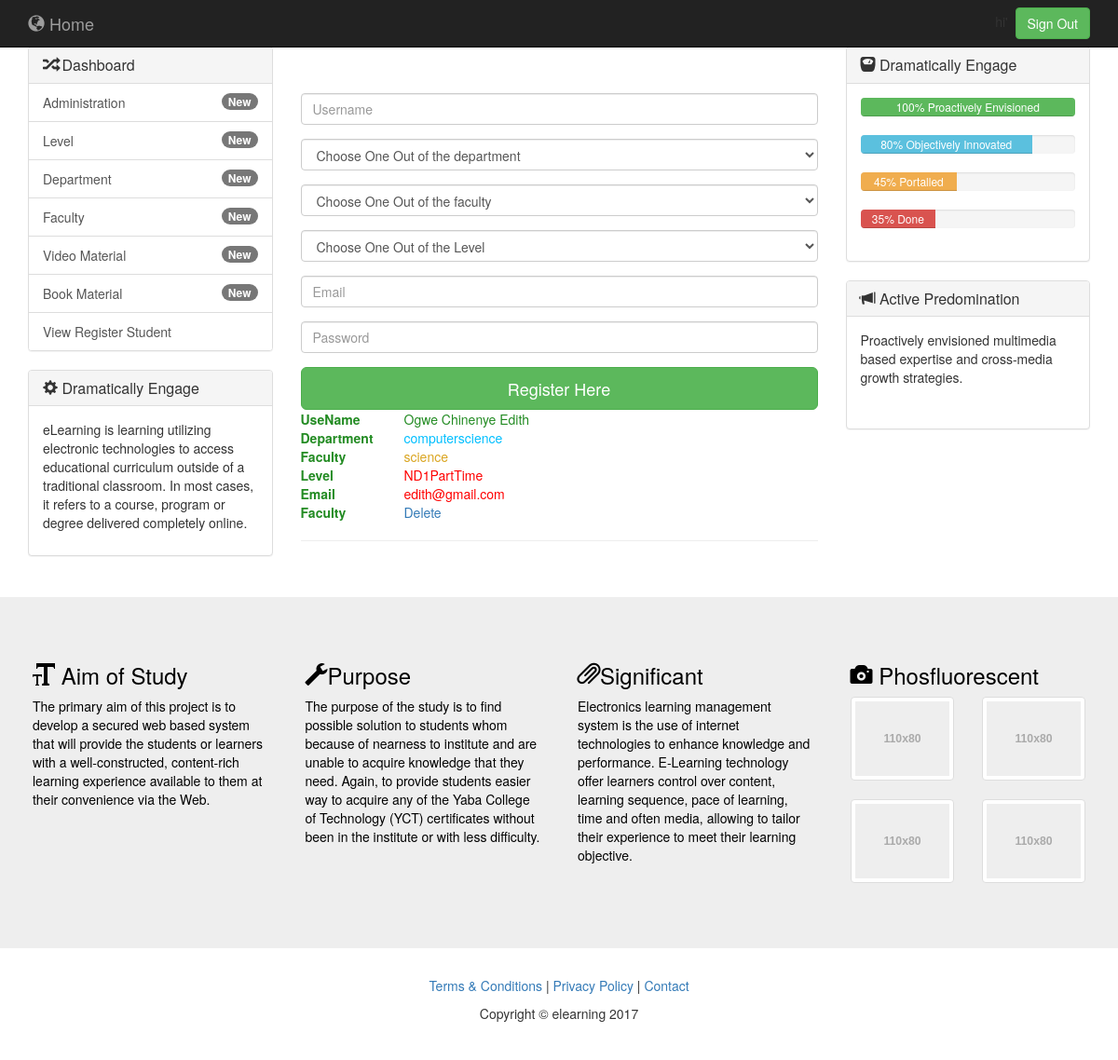
The app's page /auth/student.php (signed in) with its own data.
### tables this page shows
CREATE TABLE `users` (
  `user_id` int(5) NOT NULL,
  `user_name` varchar(25) NOT NULL,
  `department` varchar(50) NOT NULL,
  `faculty` varchar(50) NOT NULL,
  `level` varchar(100) NOT NULL,
  `user_email` varchar(35) NOT NULL,
  `user_pass` varchar(255) NOT NULL
);

### auth/student.php (the view, shortened to what this page needs)
<!DOCTYPE html>
<html lang="en">
<head>
    <link href="css/bootstrap.min.css" rel="stylesheet">
    <link href="css/custom.css" rel="stylesheet">
</head>
<body>
   	<?php require('include/nav.php'); ?>
<div class="container-fluid">
		<?php require('include/left_column.php'); ?>
		<div class="col-sm-6">
		 <form  action="" method="post">
    	<table align="center" width="100%" border="0" style="margin-top: 50px;">
    	<tr>
    		<td>
    			<input name="user_name" type="text" placeholder="Username" required class="form-control form-group" />
    		</td>
    	</tr>
		<tr>
    		<td>
    			<select name="department" class="form-control form-group">
			        <?php
			        echo "<option value=\"\">Choose One Out of the department</option>";
			        ?>
    			</select>
    		</td>
    	</tr>
		<tr>
    		<td>
    			<select name="faculty" class="form-control form-group">
			        <?php
			        echo "<option value=\"\">Choose One Out of the faculty</option>";
			        ?>
    			</select>
    		</td>
    	</tr>
    	<tr>
    		<td>
    			<select name="level" class="form-control form-group">
			        <?php
			        echo "<option value=\"\">Choose One Out of the Level</option>";
			        ?>
    			</select>
    		</td>
    	</tr>
    	<tr>
    		<td>
    			<input name="user_email" type="email" placeholder="Email" required class="form-control form-group" />
    		</td>
    	</tr>
    	<tr>
    		<td>
    			<input name="user_pass" type="password" placeholder="Password" required class="form-control form-group" />
    		</td>
    	</tr>
    	<tr>
			<td><button type="submit" name="btn-signup" class="btn btn-success btn-lg btn-block">Register Here</button></td>
		</tr>
		</table>
	</form>
			<?php
            $connect = mysql_connect("localhost", "root", "");
            $sql = mysql_query("SELECT * FROM users ",$connect);
            echo "<table border=\"0\" width='100%'>";
				 while ($result1 = mysql_fetch_array ($sql))
				{
					echo "<tr>";
					echo "<th style='color: #228B22; width:20%;'>UseName</th>";
					echo "<td style='color:#228B22'>".$result1["user_name"]."</td>";
					echo "</tr>";
					echo "<tr>";
					echo "<th style='color: #228B22; width:20%;'>Department</th>";
					echo "<td style='color:#00BFFF'>".$result1["department"]."</td>";
					echo "</tr>";
					echo "<tr>";
					echo "<th style='color: #228B22; width:20%;'>Faculty</th>";
					echo "<td style='color:#DAA520'>".$result1["faculty"]."</td>";
					echo "</tr>";
					echo "<tr>";
					echo "<th style='color: #228B22; width:20%;'>Level</th>";
					echo "<td style='color:#FF0000'>".$result1["level"]."</td>";
					echo "</tr>";
					echo "<tr>";
					echo "<th style='color: #228B22; width:20%;'>Email</th>";
					echo "<td style='color:#FF0000'>".$result1["user_email"]."</td>";
					echo "</tr>";
					echo "<tr>";
					echo "<th style='color: #228B22; width:20%;'>Faculty</th>";
					echo "<td><a href=\"deletestd.php?user_id=".$result1['user_id']."\">Delete</a></td>";
					echo "</tr>";
					echo "<tr>";
					echo "<th colspan='2'><hr></th>";
					echo "<tr>";
					echo "<tr>";
					echo "<th colspan='2'>&nbsp;</th>";
				}
            echo "</table>";
            ?>
		</div>
	  	<?php require('include/right_column.php'); ?>
	</div>
	  	<?php require('include/footer.php'); ?>
</body>
</html>

### auth/css/custom.css (style rules this page uses)
body { padding-top: 50px; }

### records on screen
users: user_name "Ogwe Chinenye Edith", department "computerscience", faculty "science", level "ND1PartTime", user_email "edith@gmail.com"
